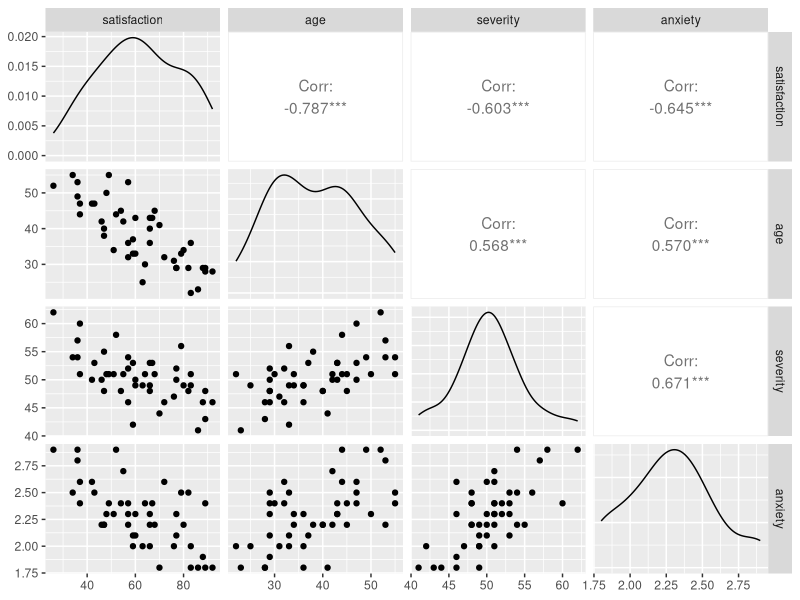
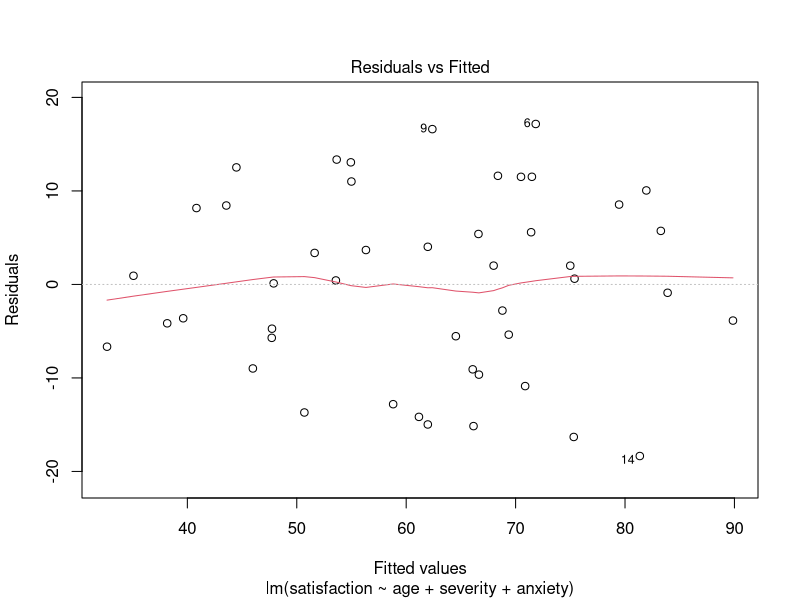
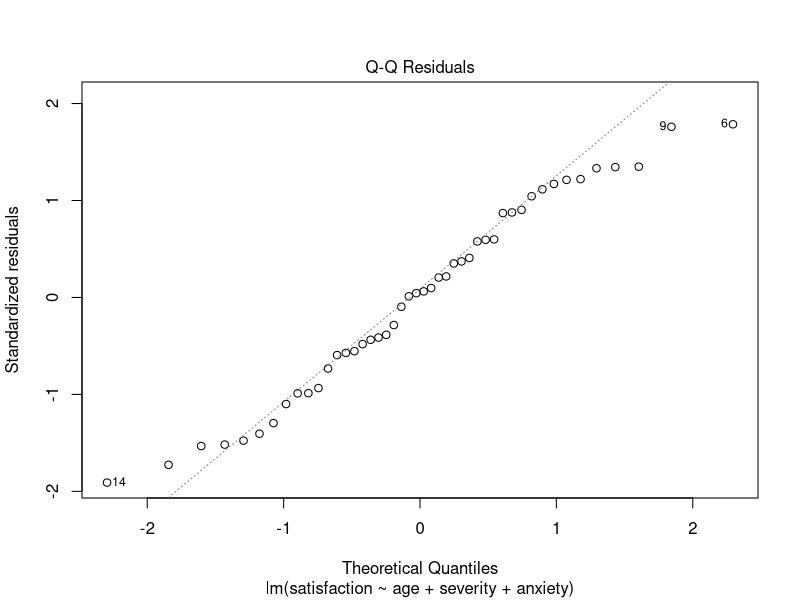
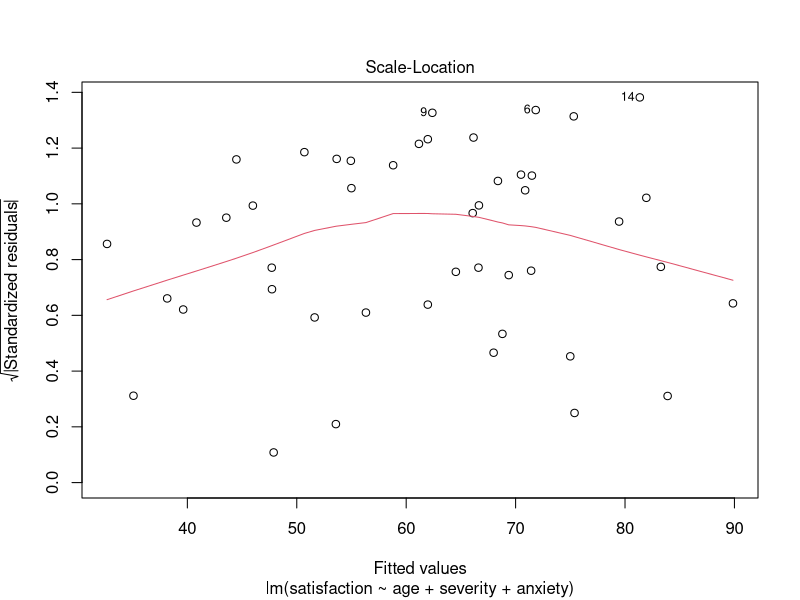
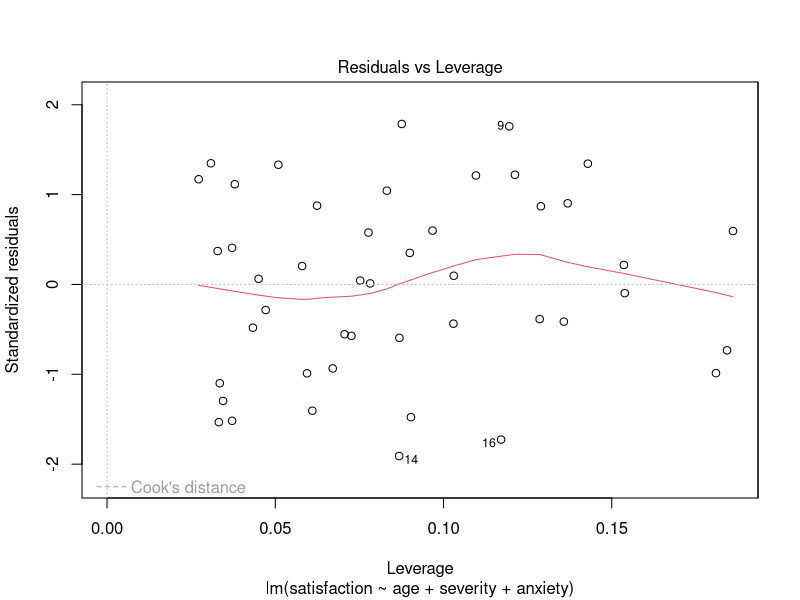
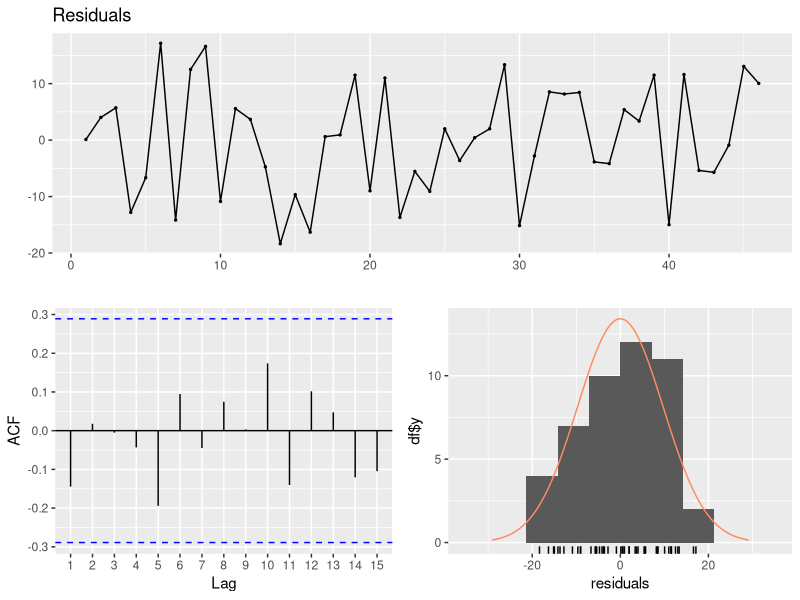

The R script that drew these images, in order:
library(tidyverse)
library(forecast)
library(GGally)
library(caret)

# Create data frame
patient_txt <- "
48 50 51 2.3   57 36 46 2.3
66 40 48 2.2   70 41 44 1.8
89 28 43 1.8   36 49 54 2.9
46 42 50 2.2   54 45 48 2.4
26 52 62 2.9   77 29 50 2.1
89 29 48 2.4   67 43 53 2.4
47 38 55 2.2   51 34 51 2.3
57 53 54 2.2   66 36 49 2.0
79 33 56 2.5   88 29 46 1.9
60 33 49 2.1   49 55 51 2.4
77 29 52 2.3   52 44 58 2.9
60 43 50 2.3   86 23 41 1.8
43 47 53 2.5   34 55 54 2.5
63 25 49 2.0   72 32 46 2.6
57 32 52 2.4   55 42 51 2.7
59 33 42 2.0   83 36 49 1.8
76 31 47 2.0   47 40 48 2.2
36 53 57 2.8   80 34 49 2.2
82 29 48 2.5   64 30 51 2.4
37 47 60 2.4   42 47 50 2.6
66 43 53 2.3   83 22 51 2.0
37 44 51 2.6   68 45 51 2.2
59 37 53 2.1   92 28 46 1.8
"
patient_almost <- read.table(
  text    = patient_txt,
  header  = FALSE,
  col.names = c("satisfaction", "age", "severity", "anxiety", "a", "b", "c", "d")
)
patient <- data.frame(satisfaction = c(patient_almost$satisfaction, patient_almost$a),
                      age = c(patient_almost$age, patient_almost$b),
                      severity = c(patient_almost$severity, patient_almost$c),
                      anxiety = c(patient_almost$anxiety, patient_almost$d))

# Scatterplot matrix
ggpairs(patient)

# Simple model
patient_lm <- lm(satisfaction ~ age + severity + anxiety, data = patient)
summary
plot(patient_lm)
checkresiduals(patient_lm)
confint(patient_lm, level = 0.975)

# Look at variable importance of model
varImp(patient_lm)
